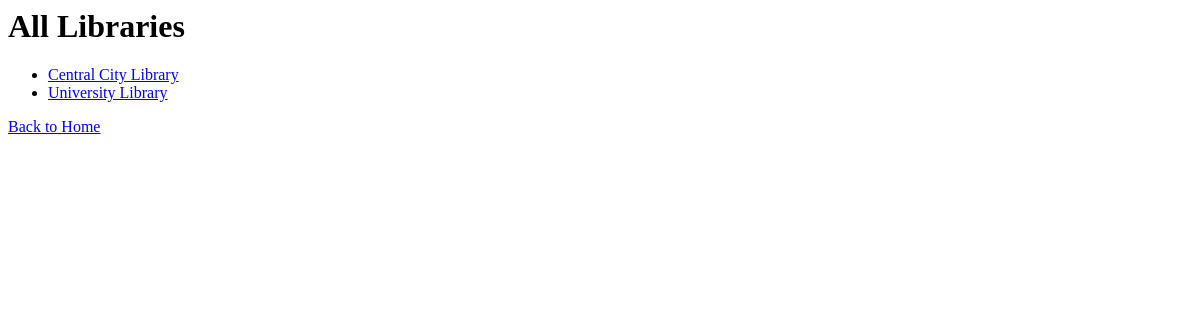
The page /relationships_app/libraries/ on the database as committed earlier.
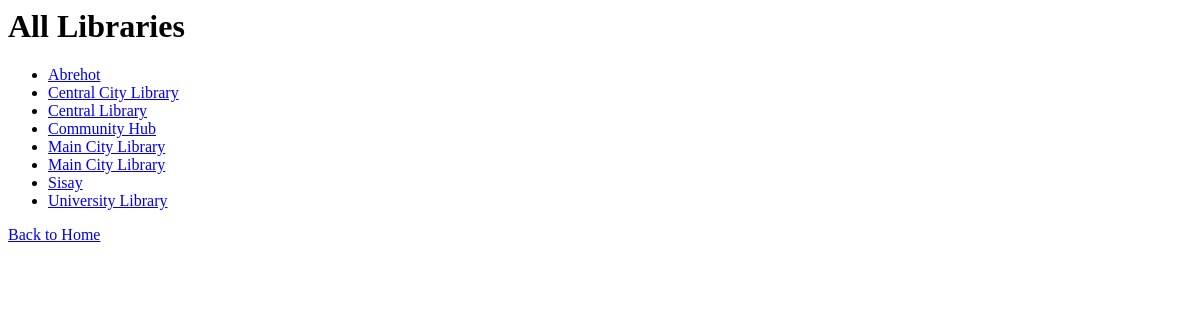
The same page on the database as committed later.
### relationship_app/models.py (models this page shows, shortened)
class Library(models.Model):
    name = models.CharField(max_length=100)
    books = models.ManyToManyField('Book', related_name='libraries')

### relationship_app/views.py (the view)
# urls.py: path('libraries/', views.library_list_view, name='library_list'),
def library_list_view(request):
    libraries = Library.objects.all().order_by('name')
    context = {
        'libraries': libraries
    }
    return render(request, 'relationship_app/library_list.html', context)

### relationship_app/templates/relationship_app/library_list.html
<h1>All Libraries</h1>
<ul>
    {% for library in libraries %}
        <li><a href="{% url 'relationship_app:library_detail' library.pk %}">{{ library.name }}</a></li>
    {% empty %}
        <li>No libraries found.</li>
    {% endfor %}
</ul>
<p><a href="{% url 'home' %}">Back to Home</a></p>

Rows that differ between the two databases and show on the page:
added Library: name "Abrehot"
added Library: name "Central Library"
added Library: name "Community Hub"
added Library: name "Main City Library"
added Library: name "Main City Library"
added Library: name "Sisay"
